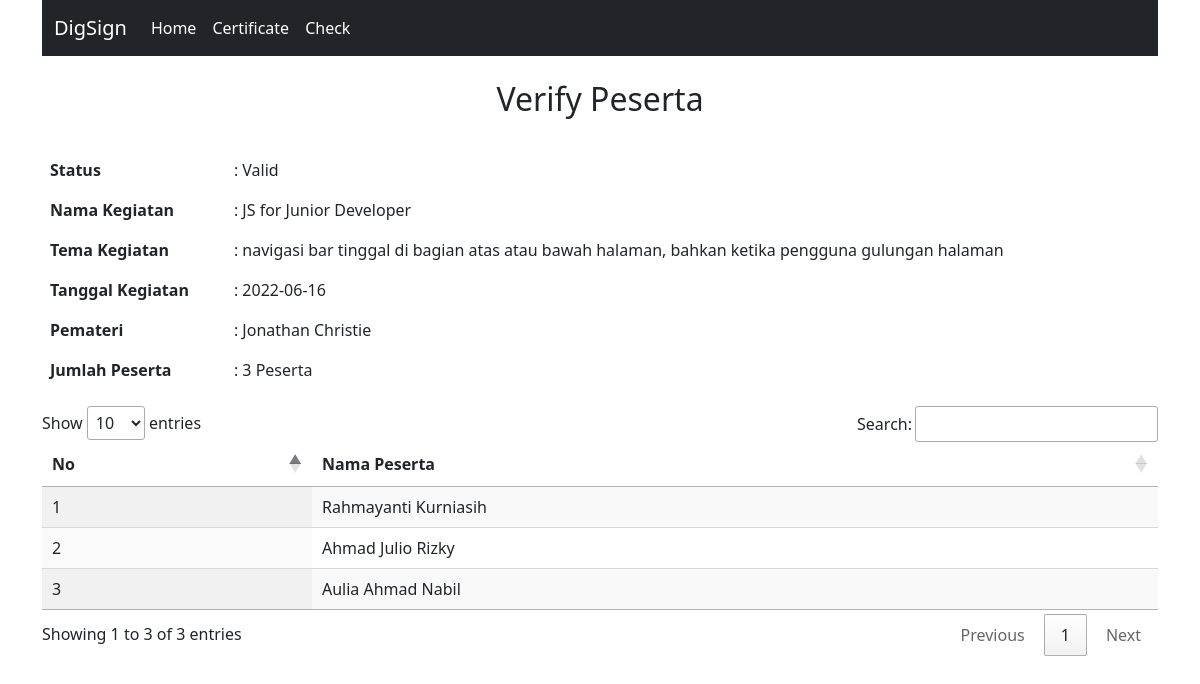
Page /verify.php?id=3 on the committed database.
### tables this page shows
CREATE TABLE `kegiatan` (
  `id_kegiatan` int(11) UNSIGNED NOT NULL,
  `nama_kegiatan` varchar(255) NOT NULL,
  `tema_kegiatan` varchar(255) NOT NULL,
  `tanggal_kegiatan` date DEFAULT NULL,
  `pemateri` varchar(255) NOT NULL,
  `gambar_kegiatan` varchar(255) NOT NULL,
  `status` varchar(10) NOT NULL DEFAULT '1'
);

CREATE TABLE `kegiatan_peserta` (
  `id_kegiatan_peserta` int(11) NOT NULL,
  `id_peserta` int(11) NOT NULL,
  `id_kegiatan` int(11) NOT NULL
);

CREATE TABLE `peserta` (
  `id_peserta` int(11) UNSIGNED NOT NULL,
  `nama_peserta` varchar(255) NOT NULL
);

### verify.php (the view, shortened to what this page needs)
<?php session_start();
include('koneksi.php');
$id = $_GET['id']
?>
<!DOCTYPE html>
<html>
<head>
    <link href="https://cdn.jsdelivr.net/npm/bootstrap@5.2.0-beta1/dist/css/bootstrap.min.css" rel="stylesheet">
    <link type="text/css" href='https://cdn.datatables.net/1.10.16/css/jquery.dataTables.min.css' rel='stylesheet'>
    <link type="text/css" href='https://cdn.datatables.net/responsive/2.2.1/css/responsive.dataTables.min.css' rel='stylesheet'>
    <link type="text/css" href='https://cdn.datatables.net/buttons/1.5.1/css/buttons.dataTables.min.css' rel='stylesheet'>
</head>
<body>
    <div class="container">
        <nav class="navbar navbar-expand-lg navbar-dark bg-dark">
            <div class="container-fluid">
                <a class="navbar-brand" href="#">DigSign</a>
                <div class="collapse navbar-collapse" id="navbarNav">
                    <ul class="navbar-nav">
                        <li class="nav-item">
                            <a class="nav-link active" aria-current="page" href="index.php">Home</a>
                        </li>
                        <li class="nav-item">
                            <a class="nav-link active" href="certificate.php">Certificate</a>
                        </li>
                        <li class="nav-item">
                            <a class="nav-link active" href="check.php">Check</a>
                        </li>
                    </ul>
                </div>
            </div>
        </nav>
        <br />
        <h2 align="center">Verify Peserta</h2>
        <br />
        <table class="table table-borderless display responsive nowrap" style="width:100%">
            <tbody>
                <?php $query = mysqli_query($conn, "SELECT * FROM kegiatan where id_kegiatan = " . $id);
                $row = mysqli_fetch_array($query);
                $jumlah_query = mysqli_query($conn, "SELECT * FROM kegiatan_peserta WHERE id_kegiatan = " . $id);
                $jumlah = mysqli_fetch_all($jumlah_query); ?>
                <tr>
                    <th scope="row">Status</th>
                    <td>: <?php if ($row != NULL) {
                                echo "Valid";
                            } else {
                                echo "Invalid";
                            } ?></td>
                </tr>
                <tr>
                    <th scope="row">Nama Kegiatan</th>
                    <td>: <?php if ($row != NULL) {
                                echo htmlentities($row['nama_kegiatan']);
                            } else {
                                echo "";
                            } ?></td>
                </tr>
                <tr>
                    <th scope="row">Tema Kegiatan</th>
                    <td>: <?php if ($row != NULL) {
                                echo htmlentities($row['tema_kegiatan']);
                            } else {
                                echo "";
                            } ?></td>
                </tr>
                <tr>
                    <th scope="row">Tanggal Kegiatan</th>
                    <td>: <?php if ($row != NULL) {
                                echo htmlentities($row['tanggal_kegiatan']);
                            } else {
                                echo "";
                            } ?></td>
                </tr>
                <tr>
                    <th scope="row">Pemateri</th>
                    <td>: <?php if ($row != NULL) {
                                echo htmlentities($row['pemateri']);
                            } else {
                                echo "";
                            } ?></td>
                </tr>
                <tr>
                    <th scope="row">Jumlah Peserta</th>
                    <td colspan="2">: <?php if ($row != NULL) {
                                            echo count($jumlah);
                                        } else {
                                            echo "";
                                        } ?> Peserta</td>
                </tr>
            </tbody>
        </table>
        <form method="post">
            <div class="form-group">
                <table id="tabel-data" class="display responsive nowrap" style="width:100%">
                    <thead>
                        <tr>
                            <th>No</th>
                            <th>Nama Peserta</th>
                        </tr>
                    </thead>
                    <tbody>
                        <?php $query = mysqli_query($conn, "SELECT * FROM kegiatan_peserta JOIN peserta ON kegiatan_peserta.id_peserta = peserta.id_peserta WHERE id_kegiatan = " . $id);
                        $cnt = 1;
                        while ($row = mysqli_fetch_array($query)) {
                        ?>
                            <tr>
                                <td><?php echo htmlentities($cnt++); ?></td>
                                <td><?php echo htmlentities($row['nama_peserta']); ?></td>
                            </tr>
                        <?php  } ?>
                    </tbody>
                </table>
            </div>
        </form>
    </div>
</body>
</html>

### rows in the picture
kegiatan: nama_kegiatan "JS for Junior Developer", tema_kegiatan "navigasi bar tinggal di bagian atas atau bawah halaman, bahkan ketika pengguna gulungan halaman", tanggal_kegiatan "2022-06-16", pemateri "Jonathan Christie"
kegiatan_peserta: id_peserta.nama_peserta "Rahmayanti Kurniasih"
kegiatan_peserta: id_peserta.nama_peserta "Ahmad Julio Rizky"
kegiatan_peserta: id_peserta.nama_peserta "Aulia Ahmad Nabil"

### other values in the picture
count($jumlah) "3"
